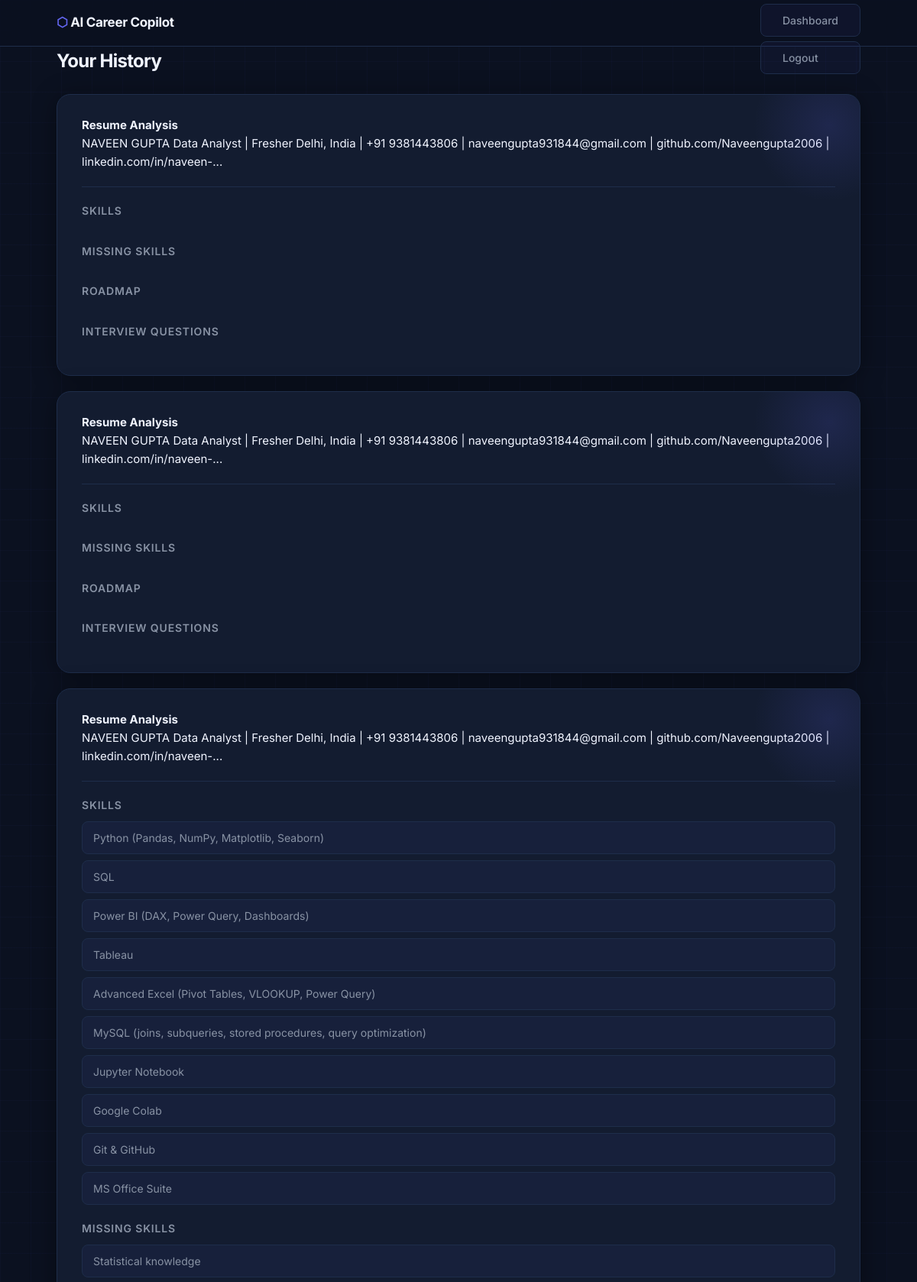
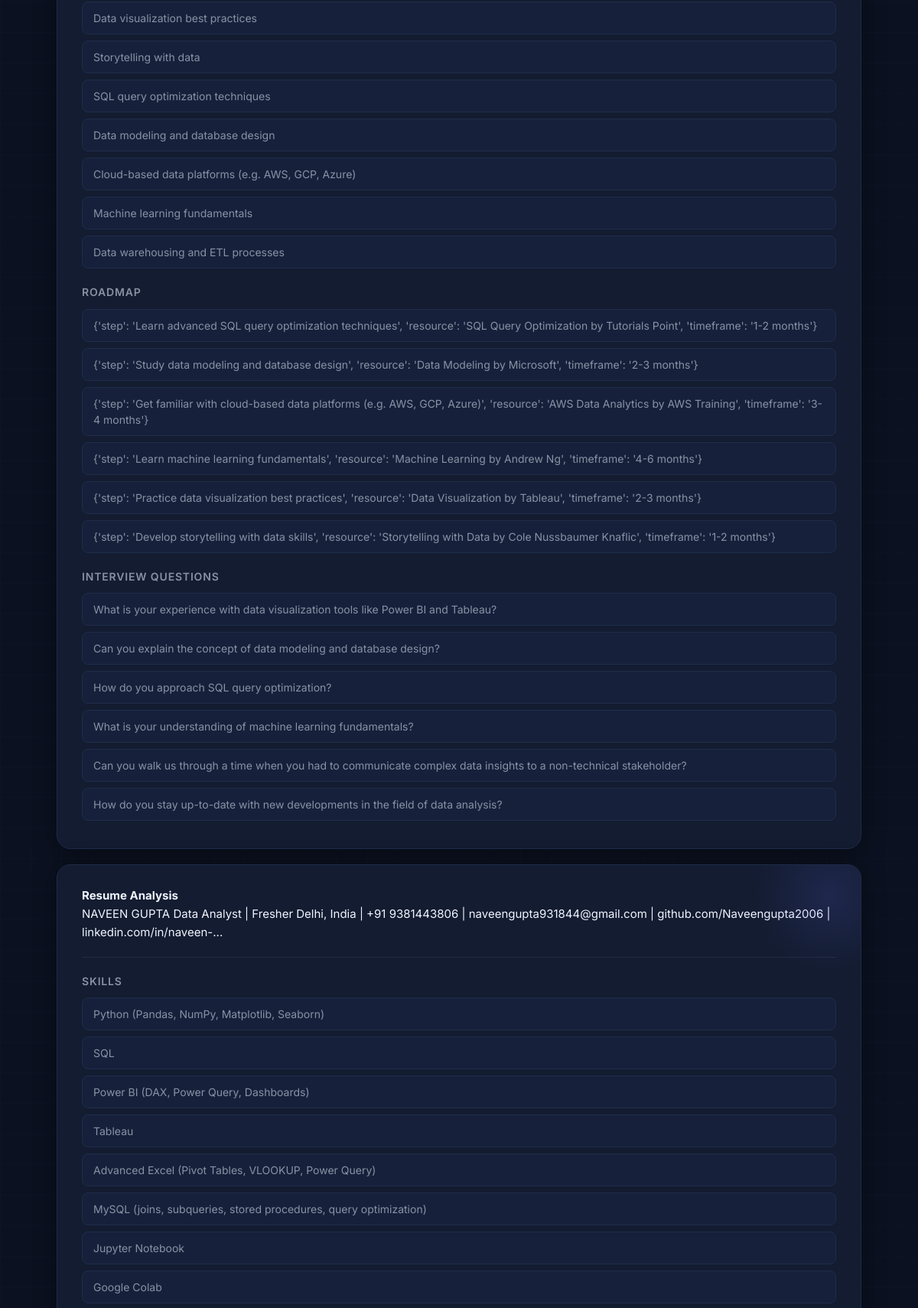
Screenshot of /history (signed in, upper part) with the database file from the repository (2 pictures, top to bottom).
### models.py (models this page shows)
class Reports(Base):
    __tablename__ = "reports"
    id              = Column(Integer, primary_key=True)
    user_id         = Column(Integer, ForeignKey("users.id"), nullable=False)
    goal            = Column(String(255))
    resume_text     = Column(Text)
    analysis_result = Column(Text)

### app.py (the view)
@app.route("/history")
def history():
    if "user" not in session:
        return redirect("/login")
    db = SessionLocal()
    try:
        found_user = db.query(models.User).filter_by(email=session["user"]).first()
        reports    = db.query(models.Reports).filter_by(user_id=found_user.id).all()
        passed_reports = []
        for report in reports:
            try:
                parsed = json.loads(report.analysis_result)
            except Exception:
                parsed = {}
            passed_reports.append({
                "resume_text": report.resume_text,
                "analysis":    parsed
            })
    finally:
        db.close()
    return render_template("history.html", reports=passed_reports)

### templates/history.html
{% extends "base.html" %}
{% block content %}
<h2>Your History</h2>
{% if reports %}
    {% for r in reports %}
    <div class="card">
        <p><strong>Resume Analysis</strong></p>
        <p>{{ r.resume_text[:150] }}...</p>
        <hr>
        <h3>Skills</h3>
        <ul>
            {% for skill in r.analysis.get("skills", []) %}
            <li>{{ skill }}</li>
            {% endfor %}
        </ul>
        <h3>Missing Skills</h3>
        <ul>
            {% for skill in r.analysis.get("missing_skills", []) %}
            <li>{{ skill }}</li>
            {% endfor %}
        </ul>
        <h3>Roadmap</h3>
        <ul>
            {% for step in r.analysis.get("roadmap", []) %}
            <li>{{ step }}</li>
            {% endfor %}
        </ul>
        <h3>Interview Questions</h3>
        <ul>
            {% for question in r.analysis.get("interview_questions", []) %}
            <li>{{ question }}</li>
            {% endfor %}
        </ul>
    </div>
    {% endfor %}
{% else %}
    <div class="card">
        <p>No analyses yet. <a href="/">Analyze your first resume →</a></p>
    </div>
{% endif %}
{% endblock %}

### templates/base.html (shortened to what this page needs)
<!DOCTYPE html>
<html lang="en">
<head>
    <link rel="stylesheet" href="{{ url_for('static', filename='style.css') }}">
</head>
<body>
    <header>
        <div class="container">
            <h1>AI Career Copilot</h1>
            <nav>
                <ul>
                    <li><a href="/dashboard">Dashboard</a></li>
                    <li><a href="/logout">Logout</a></li>
                </ul>
            </nav>
        </div>
    </header>
    <main class="container">
        {% block content %}{% endblock %}
    </main>
</body>
</html>

### static/style.css (style rules this page uses)
:root { --bg: #0B1120; --bg-card: #131C30; --bg-input: #1A2540; --border: #1E2D4A; --border-focus: #6366F1; --accent: #6366F1; --accent-soft: rgba(99, 102, 241, 0.12); --accent-glow: rgba(99, 102, 241, 0.25); --text: #F0F4FF; --text-muted: #8892A4; --text-hint: #4A5568; --danger: #EF4444; --success: #10B981; --radius-sm: 8px; --radius-md: 12px; --radius-lg: 18px; --shadow-card: 0 4px 32px rgba(0, 0, 0, 0.4); --transition: 0.2s ease; }
*, *::before, *::after { box-sizing: border-box; margin: 0; padding: 0; }
body { font-family: 'Inter', system-ui, sans-serif; background-color: var(--bg); color: var(--text); font-size: 15px; line-height: 1.6; min-height: 100vh; -webkit-font-smoothing: antialiased; }
body::before { content: ''; position: fixed; inset: 0; background-image: linear-gradient(rgba(99, 102, 241, 0.03) 1px, transparent 1px), linear-gradient(90deg, rgba(99, 102, 241, 0.03) 1px, transparent 1px); background-size: 40px 40px; pointer-events: none; z-index: 0; }
.container { max-width: 1100px; margin: 0 auto; padding: 0 24px; position: relative; z-index: 1; }
a { color: var(--accent); text-decoration: none; transition: opacity var(--transition); }
header { position: sticky; top: 0; z-index: 100; background: rgba(11, 17, 32, 0.85); backdrop-filter: blur(12px); -webkit-backdrop-filter: blur(12px); border-bottom: 1px solid var(--border); }
header .container { display: flex; align-items: center; justify-content: space-between; height: 60px; }
header h1 { font-size: 17px; font-weight: 700; letter-spacing: -0.02em; color: var(--text); }
header h1::before { content: '⬡ '; color: var(--accent); }
nav ul { list-style: none; display: flex; gap: 6px; }
nav a { color: var(--text-muted); font-size: 14px; font-weight: 500; padding: 6px 14px; border-radius: var(--radius-sm); transition: color var(--transition), background var(--transition); }
main { padding: 40px 24px; position: relative; z-index: 1; }
main h2 { font-size: 24px; font-weight: 700; letter-spacing: -0.03em; margin-bottom: 24px; color: var(--text); }
main h3 { font-size: 14px; font-weight: 600; letter-spacing: 0.06em; text-transform: uppercase; color: var(--text-muted); margin: 20px 0 10px; }
.card { background: var(--bg-card); border: 1px solid var(--border); border-radius: var(--radius-lg); padding: 28px 32px; margin-bottom: 20px; box-shadow: var(--shadow-card); position: relative; overflow: hidden; transition: border-color var(--transition), box-shadow var(--transition); }
.card::before { content: ''; position: absolute; top: -60px; right: -60px; width: 200px; height: 200px; background: radial-gradient(circle, var(--accent-glow) 0%, transparent 70%); pointer-events: none; transition: opacity var(--transition); opacity: 0.6; }
ul { list-style: none; display: flex; flex-direction: column; gap: 8px; margin-bottom: 8px; }
ul li { font-size: 14px; color: var(--text-muted); padding: 10px 14px; background: rgba(99, 102, 241, 0.05); border: 1px solid var(--border); border-radius: var(--radius-sm); line-height: 1.5; transition: background var(--transition), border-color var(--transition); }
hr { border: none; border-top: 1px solid var(--border); margin: 20px 0; }

### rows the page displays
Reports: resume_text "NAVEEN GUPTA Data Analyst | Fresher Delhi, India | +91 9381443806 | naveengupta931844@gmail.com | github.com/Naveengupta2006 | linkedin.com/in/naveen-"
Reports: resume_text "NAVEEN GUPTA Data Analyst | Fresher Delhi, India | +91 9381443806 | naveengupta931844@gmail.com | github.com/Naveengupta2006 | linkedin.com/in/naveen-"
Reports: resume_text "NAVEEN GUPTA Data Analyst | Fresher Delhi, India | +91 9381443806 | naveengupta931844@gmail.com | github.com/Naveengupta2006 | linkedin.com/in/naveen-", skill "Python (Pandas, NumPy, Matplotlib, Seaborn)" "SQL" "Power BI (DAX, Power Query, Dashboards)" "Tableau" "Advanced Excel (Pivot Tables, VLOOKUP, Power Query)" "MySQL (joins, subqueries, stored procedures, query optimization)" "Jupyter Notebook" "Google Colab" "Git & GitHub" "MS Office Suite", skill "Statistical knowledge" "Data visualization best practices" "Storytelling with data" "SQL query optimization techniques" "Data modeling and database design" "Cloud-based data platforms (e.g. AWS, GCP, Azure)" "Machine learning fundamentals" "Data warehousing and ETL processes", step "{'step': 'Learn advanced SQL query optimization techniques', 'resource': 'SQL Query Optimization by Tutorials Point', 'timeframe': '1-2 months'}" "{'step': 'Study data modeling and database design', 'resource': 'Data Modeling by Microsoft', 'timeframe': '2-3 months'}" "{'step': 'Get familiar with cloud-based data platforms (e.g. AWS, GCP, Azure)', 'resource': 'AWS Data Analytics by AWS Training', 'timeframe': '3-4 months'}" "{'step': 'Learn machine learning fundamentals', 'resource': 'Machine Learning by Andrew Ng', 'timeframe': '4-6 months'}" "{'step': 'Practice data visualization best practices', 'resource': 'Data Visualization by Tableau', 'timeframe': '2-3 months'}" "{'step': 'Develop storytelling with data skills', 'resource': 'Storytelling with Data by Cole Nussbaumer Knaflic', 'timeframe': '1-2 months'}", question "What is your experience with data visualization tools like Power BI and Tableau?" "Can you explain the concept of data modeling and database design?" "How do you approach SQL query optimization?" "What is your understanding of machine learning fundamentals?" "Can you walk us through a time when you had to communicate complex data insights to a non-technical stakeholder?" "How do you stay up-to-date with new developments in the field of data analysis?"
Reports: resume_text "NAVEEN GUPTA Data Analyst | Fresher Delhi, India | +91 9381443806 | naveengupta931844@gmail.com | github.com/Naveengupta2006 | linkedin.com/in/naveen-", skill "Python (Pandas, NumPy, Matplotlib, Seaborn)" "SQL" "Power BI (DAX, Power Query, Dashboards)" "Tableau" "Advanced Excel (Pivot Tables, VLOOKUP, Power Query)" "MySQL (joins, subqueries, stored procedures, query optimization)" "Jupyter Notebook" "Google Colab"
